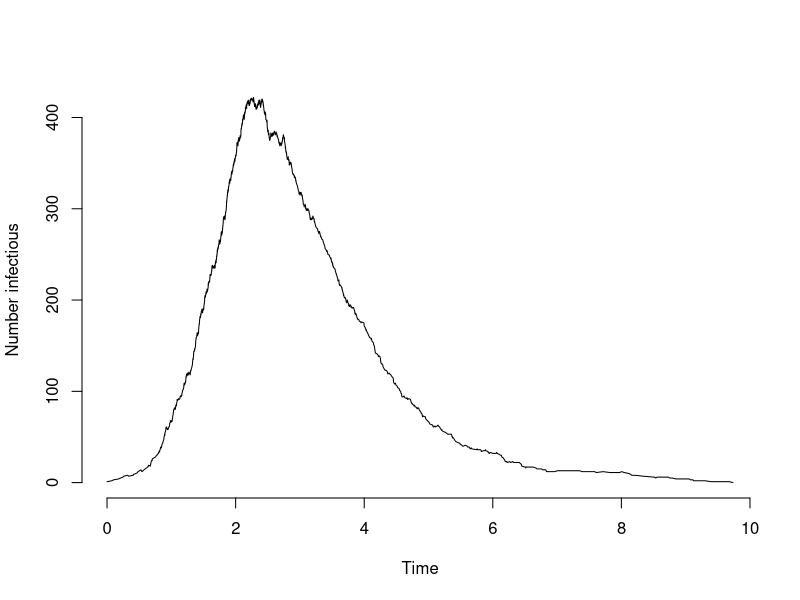

The R source for this figure:
## Gillespie algorithm benchmark question: key for part (c)
## Meaningful Modeling of Epidemiological Data, 2012
## AIMS, Muizenberg
## Juliet Pulliam, 2011,2012

## The question leads you through the construction of a stochastic
## SIRS model using the Gillespie algorithm.
##
## This is example code for part (c).

rm(list=ls())

event <- function(time,S,I,R,N=pop.size,R0=basic.reproductive.ratio,rho=rate.of.waning){

  trans.rate <- R0*S*I/N
  recov.rate <- I
  loss.rate <- rho*R

  tot.rate <- trans.rate+recov.rate+loss.rate
  
  event.time <- time+rexp(1,tot.rate)
  
  dd <- runif(1)
  if(dd<trans.rate/tot.rate){
   	S <- S-1
   	I <- I+1
  }else{
  	if(dd<(trans.rate+recov.rate)/tot.rate){
  	  I <- I-1
  	  R <- R+1  	  
  	}else{
  	  R <- R-1
  	  S <- S+1
  	}
  }
  
  return(data.frame(time=event.time,S=S,I=I,R=R))
}


pop.size <- 1000
basic.reproductive.ratio <- 4
rate.of.waning <- 0.01

sim.time <- 0
ts <- data.frame(time=sim.time,S=pop.size-1,I=1,R=0)
next.time <- ts
while(next.time$time<15&next.time$I>0){
  next.time <- event(next.time$time,next.time$S,next.time$I,next.time$R)
  ts <- rbind(ts,next.time)
}

plot(ts$time,ts$I,type="l",xlab="Time",ylab="Number infectious",bty="n")
